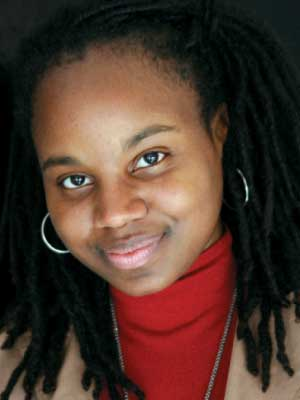
#> input picture pictures/25faces_22.jpg, 300 x 400 px, given in place of the camera
$ python test_getMatches.py pictures/25faces_22.jpg   (older library calls are emulated)
#> lines starting #> are read from the running program, lines starting #| are printed output that depends on the picture
### capture_face.py
import cv2
import sys
import Image
from PIL import Image as Image2
# [8 lines left out: function crop, not called in this run]
#cascPath = sys.argv[1]
faceCascade = cv2.CascadeClassifier('haarcascade_frontalface_alt.xml')
def capture_face(qtd):
#> called with qtd = 3
    video_capture = cv2.VideoCapture(0)
    faces_captured = []
    while len(faces_captured) != qtd:
    # Capture frame-by-frame
        ret, frame = video_capture.read()
#> frame is the input picture: shape (400, 300, 3); mean B, G, R 44.7, 55.2, 78.6

        gray = cv2.cvtColor(frame, cv2.COLOR_BGR2GRAY)
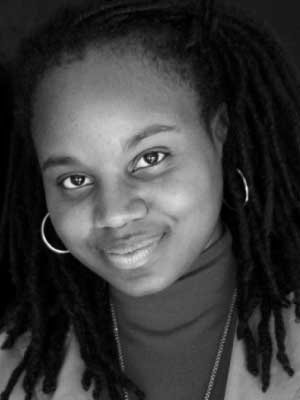
#> gray: shape (400, 300); min 0, max 242, mean 61

        faces = faceCascade.detectMultiScale(
            gray,
            scaleFactor=1.1,
            minNeighbors=5,
            minSize=(30, 30),
            flags=cv2.cv.CV_HAAR_SCALE_IMAGE
            )
#> faces = [[14, 92, 212, 212]]
        for (x, y, w, h) in faces:
    	       img = Image2.fromarray(frame)
    	       #img.crop((x,y,x+w,y+h)).save('teste.png')
               faces_captured.append(img.crop((x,y,x+w,y+h)))
#> this loop made 1 pass
#> after the loop, faces_captured = 1 item
    return faces_captured
# When everything is done, release the capture

### utils.py
import numpy as np
def PIL2array(img):
    return np.array(img.getdata(),np.uint8).reshape(img.size[1], img.size[0], 3)
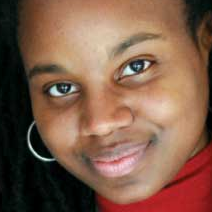
#> returned value: shape (212, 212, 3); mean of channels 0, 1, 2 73.8, 92.8, 128.1; drawn as B, G, R

### face_detection_matches.py
import numpy as np
import cv2
from os import listdir
from os.path import isfile, join
from capture_face import *
from utils import *
from getMatches import *
mypath = 'pictures/'
qtd = 3

list_imgs = [PIL2array(i) for i in capture_face(qtd)]
#> list_imgs = 3 items
dict_faces = {}
for i,x in enumerate(list_imgs):
    dict_faces.update({i:face_detectDB(x,mypath)})
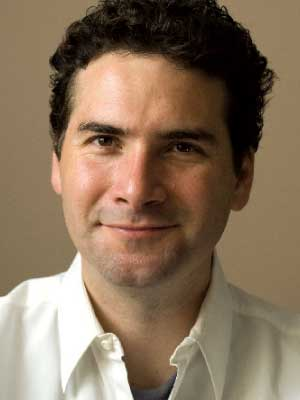
#> input picture pictures/25faces_18.jpg, 300 x 400 px

'''
for i in onlyfiles:
	for j in onlyfiles:
		sift = cv2.SIFT()
		img1 = cv2.imread(mypath+i,0)          # queryImage
		img2 = cv2.imread(mypath+j,0) # trainImage
		#V,S,img1_me = pca(img1)
		#V,S,img2_me = pca(img2)
		print i," ",j," ",len(getMatches(img1,img2))
<<<<<<< HEAD
=======

>>>>>>> a08189dba778dfd2372b17d7f6aa43c6b557a5ab
'''

### getMatches.py
import numpy as np
import cv2
from matplotlib import pyplot as plt
from os import listdir
from os.path import isfile, join

def getMatches(img1,img2):
	sift = cv2.SIFT()
	kp1, des1 = sift.detectAndCompute(img1,None)
#> kp1 = 135 keypoints; strongest (x, y, size): (54, 91, 5.2), (128, 71, 5), (147, 64, 3.5), (73, 89, 3.3)
	kp2, des2 = sift.detectAndCompute(img2,None)
#> kp2 = 250 keypoints; strongest (x, y, size): (109, 137, 19.1), (120, 86, 49.4), (59, 119, 15.8), (106, 325, 10.1)
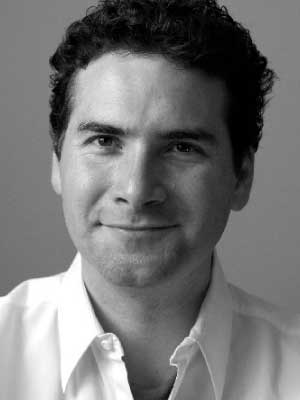
#> img2: shape (400, 300); min 0, max 255, mean 117.4
	FLANN_INDEX_KDTREE = 0
	index_params = dict(algorithm = FLANN_INDEX_KDTREE, trees = 5)
	search_params = dict(checks = 50)
	flann = cv2.FlannBasedMatcher(index_params, search_params)
	matches = flann.knnMatch(des1,des2,k=2)
#> matches = 135 matches
	good = []
	for m,n in matches:
		if m.distance < 0.7*n.distance:
			good.append(m)
#> this loop made 135 passes
#> after the loop, good = []
  	return good

def face_detectDB(img1,path):
    onlyfiles = [ f for f in listdir(path) if isfile(join(path,f)) ]
    out = (onlyfiles[0],getMatches(img1,cv2.imread(join(path,onlyfiles[0]),0)))
    for i in onlyfiles[1:]:
        atual = getMatches(img1,cv2.imread(join(path,i),0) )
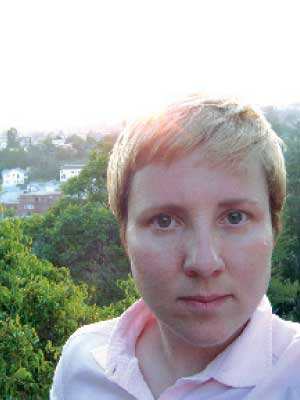
#> input picture pictures/25faces_19.jpg, 300 x 400 px
#> in getMatches (call 2), `kp2, des2 = sift.detectAndCompute(img2,None)`: kp2 = 661 keypoints; strongest (x, y, size): (282, 309, 12.5), (265, 305, 8.9), (96, 345, 39.5), (94, 179, 1.8)
#> in getMatches (call 2), `kp2, des2 = sift.detectAndCompute(img2,None)`:
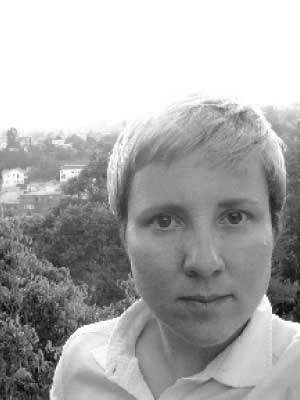
#> img2: shape (400, 300); min 0, max 255, mean 172.2
#> the loop in getMatches (call 2), `for m,n in matches:` made 135 passes
#> after the loop in getMatches (call 2), `for m,n in matches:`: good = 2 matches
        if len(out[1]) < len(atual):
            out = (i,atual)
    return out

### test_getMatches.py
import getMatches
import cv2
import sys
import Image
from PIL import Image as Image2
import face_detection_matches
def crop(img):
    sub_face = img

    faces = face_cascade.detectMultiScale(img, 1.1, 5)
    for (x,y,w,h) in faces:
        sub_face = img[y:y+h, x:x+w]

    return sub_face
#cascPath = sys.argv[1]
faceCascade = cv2.CascadeClassifier('haarcascade_frontalface_alt.xml')

video_capture = cv2.VideoCapture(0)
face_imgs = []
while True:
    # Capture frame-by-frame
    ret, frame = video_capture.read()

    gray = cv2.cvtColor(frame, cv2.COLOR_BGR2GRAY)

    faces = faceCascade.detectMultiScale(
        gray,
        scaleFactor=1.1,
        minNeighbors=5,
        minSize=(30, 30),
        flags=cv2.cv.CV_HAAR_SCALE_IMAGE
    )
#> faces = [[14, 92, 212, 212]]

    # Draw a rectangle around the faces

    for (x, y, w, h) in faces:
    	face_imgs.append(Image2.fromarray(frame))
#> after the loop, face_imgs = 1 item
        #getMatches()
    	#img.crop((x,y,x+w,y+h)).save('teste.png')
        #cv2.rectangle(frame, (x, y), (x+w, y+h), (0, 255, 0), 2)

    # Display the resulting frame
    cv2.imshow('Video', frame)

    if cv2.waitKey(1) & 0xFF == ord('q'):

#> (key q is pressed here)
        break

# When everything is done, release the capture
video_capture.release()
cv2.destroyAllWindows()
